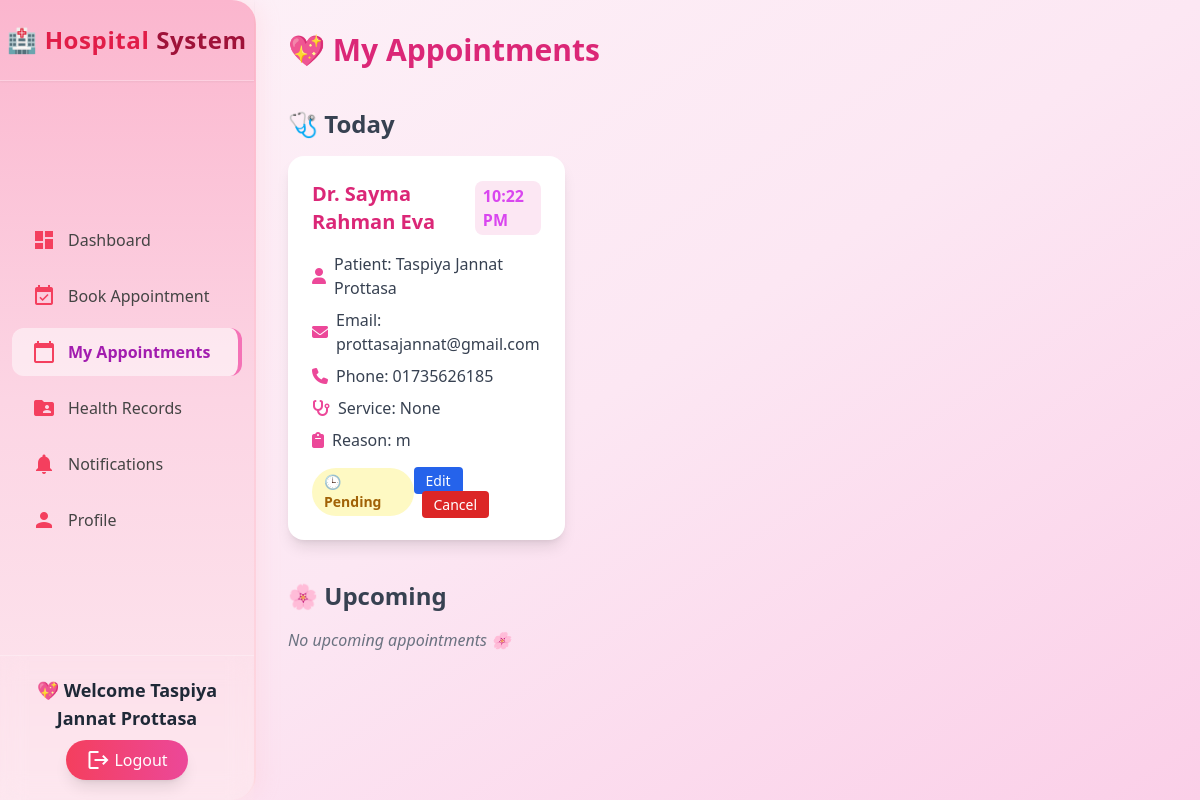
The app's page /patients/appointments/ (signed in), older data.
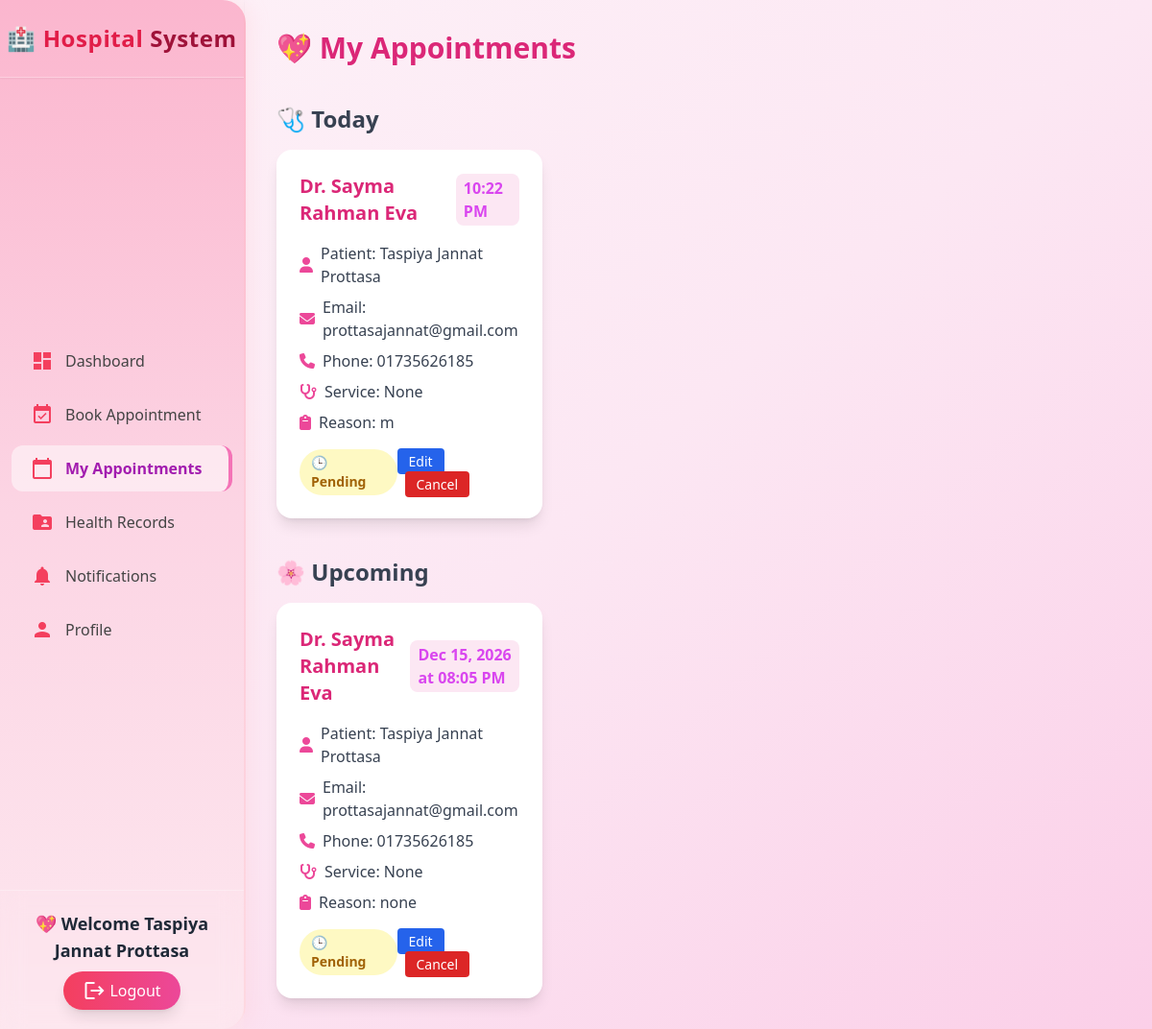
The same page, newer data.
### doctors/models.py (models this page shows, shortened)
class Appointment(models.Model):
    doctor = models.ForeignKey(
        UserProfile,
        on_delete=models.CASCADE,
        related_name="appointments_by_doctor",
        limit_choices_to={'user_type': 'doctor'}
    )
    patient = models.ForeignKey(
        UserProfile,
        on_delete=models.CASCADE,
        related_name="appointments_by_patient",
        limit_choices_to={'user_type': 'patient'}
    )
    date = models.DateField(default=timezone.now)
    time = models.TimeField(default=timezone.now)
    phone = models.CharField(max_length=15)
    email = models.EmailField()
    service = models.CharField(max_length=100, blank=True, null=True)
    reason = models.TextField(blank=True, null=True)
    notes = models.TextField(blank=True, null=True)
    created_at = models.DateTimeField(default=timezone.now)
    status = models.CharField(
        max_length=20,
        choices=[('Pending', 'Pending'), ('Confirmed', 'Confirmed'),
                 ('Completed', 'Completed'), ('Cancelled', 'Cancelled')],
        default='Pending'
    )

### accounts/models.py (models this page shows, shortened)
class UserProfile(models.Model):
    USER_TYPE_CHOICES = (('patient', 'Patient'), ('doctor', 'Doctor'))
    username = models.CharField(max_length=150, unique=True)
    current_role = models.CharField(max_length=20, choices=[("doctor","Doctor"),("patient","Patient")], default="patient")
    email = models.EmailField(unique=True)
    name = models.CharField(max_length=255)
    password = models.CharField(max_length=256)
    user_type = models.CharField(max_length=10, choices=USER_TYPE_CHOICES)
    phone = models.CharField(max_length=15, blank=True, null=True)
    age = models.IntegerField(blank=True, null=True)
    address = models.TextField(blank=True, null=True)
    specialization = models.CharField(max_length=100, blank=True, null=True)
    license = models.CharField(max_length=50, blank=True, null=True)
    gender = models.CharField(max_length=10, blank=True, null=True)
    blood_group = models.CharField(max_length=3, blank=True, null=True)
    bio = models.TextField(blank=True, null=True)
    profile_pic = models.ImageField(upload_to="profiles/", blank=True, null=True)
    created_at = models.DateTimeField(auto_now_add=True)
    visit_fee = models.CharField(max_length=50, blank=True, null=True)
    objects = UserManager()

### patients/views.py (the view)
    def wrapper(request, *args, **kwargs):
        user = get_session_user(request)
        if not user:
            messages.warning(request, "Please login first.")
            return redirect("LogInSignUppage")
        return func(request, *args, **kwargs)

### doctors/context_processors.py (called while the page is built)
def doctor_context(request):
    user_id = request.session.get("user_id")
    if not user_id:
        return {}
    try:
        doctor = UserProfile.objects.get(id=user_id, user_type="doctor")
        return {"doctor": doctor}
    except UserProfile.DoesNotExist:
        return {}

### patients/context_processors.py (called while the page is built)
def patient_context(request):
    user_id = request.session.get("user_id")
    if not user_id:
        return {}
    try:
        patient = UserProfile.objects.get(id=user_id, user_type="patient")
        return {"patient": patient}
    except UserProfile.DoesNotExist:
        return {}

### patients/views.py (called while the page is built)
def get_session_user(request):
    user_id = request.session.get("user_id")
    if not user_id:
        return None
    try:
        user = UserProfile.objects.get(id=user_id)
        mode = request.session.get("mode")
        if mode == "patient":
            user.user_type = "patient"
        return user
    except UserProfile.DoesNotExist:
        return None

### patients/templates/my_appointments.html (shortened to what the changed rows need)
{% load static %}
<!DOCTYPE html>
<html lang="en">
<head>
<script src="https://cdn.tailwindcss.com"></script>
<link
  rel="stylesheet"
  href="https://cdnjs.cloudflare.com/ajax/libs/font-awesome/6.4.2/css/all.min.css"
/>
</head>
<body class="bg-gradient-to-br from-pink-50 via-pink-100 to-pink-200 min-h-screen font-sans">
  {% include 'patient_sidebar.html' %}
  <main class="lg:ml-64 px-6 sm:p-8 transition-all duration-300">
    <div class="content-container space-y-10">
      <h1 class="text-3xl font-bold text-pink-600 mb-4">💖 My Appointments</h1>
      <section>
        <h2 class="text-2xl font-semibold text-gray-700 mb-4">🩺 Today</h2>
        {% if todays_appointments %}
        <div class="grid grid-cols-1 sm:grid-cols-2 lg:grid-cols-3 gap-6">
          {% for appointment in todays_appointments %}
          <div class="appointment-card rounded-2xl shadow-lg p-6
            {% if appointment.status == 'Cancelled' %}
              bg-rose-100 border border-rose-400
            {% elif appointment.status == 'Confirmed' %}
              bg-green-100 border border-green-400
            {% elif appointment.status == 'Completed' %}
              bg-gray-100 border border-gray-400
            {% else %}
              bg-white
            {% endif %}">
            <div class="flex justify-between items-center mb-4">
              <h2 class="text-xl font-bold text-pink-600">Dr. {{ appointment.doctor.name }}</h2>
              <span class="appt-time">{{ appointment.time|time:"h:i A" }}</span>
            </div>
            <p class="flex items-center text-gray-700 mb-2">
              <i class="fas fa-user text-pink-500 mr-2"></i>Patient: {{ appointment.patient.name }}
            </p>
            <p class="flex items-center text-gray-700 mb-2">
              <i class="fas fa-envelope text-pink-500 mr-2"></i>Email: {{ appointment.email }}
            </p>
            <p class="flex items-center text-gray-700 mb-2">
              <i class="fas fa-phone text-pink-500 mr-2"></i>Phone: {{ appointment.phone }}
            </p>
            <p class="flex items-center text-gray-700 mb-2">
              <i class="fas fa-stethoscope text-pink-500 mr-2"></i>Service: {{ appointment.service }}
            </p>
            {% if appointment.reason %}
            <p class="flex items-start text-gray-700">
              <i class="fas fa-clipboard text-pink-500 mr-2 mt-1"></i>Reason: {{ appointment.reason }}
            </p>
            {% endif %}
            <div class="mt-4 flex justify-between items-center">
              {% if appointment.status == 'Confirmed' %}
                <span class="bg-green-100 text-green-700 px-3 py-1 rounded-full text-sm font-semibold">✅ Confirmed</span>
              {% elif appointment.status == 'Cancelled' %}
                <span class="bg-rose-100 text-rose-700 px-3 py-1 rounded-full text-sm font-semibold">❌ Cancelled</span>
              {% elif appointment.status == 'Completed' %}
                <span class="bg-gray-100 text-gray-600 px-3 py-1 rounded-full text-sm font-semibold">✔ Completed</span>
              {% else %}
                <span class="bg-yellow-100 text-yellow-700 px-3 py-1 rounded-full text-sm font-semibold">🕒 Pending</span>
              {% endif %}
              <div class="space-x-2">
                {% if appointment.status != 'Completed' and appointment.status != 'Cancelled' %}
                  <a href="{% url 'edit_appointment' appointment.id %}" class="px-3 py-1 bg-blue-600 text-white rounded hover:bg-blue-700 text-sm">Edit</a>
                  <a href="{% url 'cancel_appointment' appointment.id %}" onclick="return confirm('Are you sure you want to cancel this appointment?');" class="px-3 py-1 bg-red-600 text-white rounded hover:bg-red-700 text-sm">Cancel</a>
                {% endif %}
              </div>
            </div>
          </div>
          {% endfor %}
        </div>
        {% else %}
        <p class="text-gray-500 italic">No appointments today 💨</p>
        {% endif %}
      </section>
      <section>
        <h2 class="text-2xl font-semibold text-gray-700 mb-4">🌸 Upcoming</h2>
        {% if upcoming_appointments %}
        <div class="grid grid-cols-1 sm:grid-cols-2 lg:grid-cols-3 gap-6">
          {% for appointment in upcoming_appointments %}
          <div class="appointment-card rounded-2xl shadow-lg p-6
            {% if appointment.status == 'Cancelled' %}
              bg-rose-100 border border-rose-400
            {% elif appointment.status == 'Confirmed' %}
              bg-green-100 border border-green-400
            {% elif appointment.status == 'Completed' %}
              bg-gray-100 border border-gray-400
            {% else %}
              bg-white
            {% endif %}">
            <div class="flex justify-between items-center mb-4">
              <h2 class="text-xl font-bold text-pink-600">Dr. {{ appointment.doctor.name }}</h2>
              <span class="appt-time">{{ appointment.date|date:"M d, Y" }} at {{ appointment.time|time:"h:i A" }}</span>
            </div>
            <p class="flex items-center text-gray-700 mb-2">
              <i class="fas fa-user text-pink-500 mr-2"></i>Patient: {{ appointment.patient.name }}
            </p>
            <p class="flex items-center text-gray-700 mb-2">
              <i class="fas fa-envelope text-pink-500 mr-2"></i>Email: {{ appointment.email }}
            </p>
            <p class="flex items-center text-gray-700 mb-2">
              <i class="fas fa-phone text-pink-500 mr-2"></i>Phone: {{ appointment.phone }}
            </p>
            <p class="flex items-center text-gray-700 mb-2">
              <i class="fas fa-stethoscope text-pink-500 mr-2"></i>Service: {{ appointment.service }}
            </p>
            {% if appointment.reason %}
            <p class="flex items-start text-gray-700">
              <i class="fas fa-clipboard text-pink-500 mr-2 mt-1"></i>Reason: {{ appointment.reason }}
            </p>
            {% endif %}
            <div class="mt-4 flex justify-between items-center">
              {% if appointment.status == 'Confirmed' %}
                <span class="bg-green-100 text-green-700 px-3 py-1 rounded-full text-sm font-semibold">✅ Confirmed</span>
              {% elif appointment.status == 'Cancelled' %}
                <span class="bg-rose-100 text-rose-700 px-3 py-1 rounded-full text-sm font-semibold">❌ Cancelled</span>
              {% elif appointment.status == 'Completed' %}
                <span class="bg-gray-100 text-gray-600 px-3 py-1 rounded-full text-sm font-semibold">✔ Completed</span>
              {% else %}
                <span class="bg-yellow-100 text-yellow-700 px-3 py-1 rounded-full text-sm font-semibold">🕒 Pending</span>
              {% endif %}
              <div class="space-x-2">
                {% if appointment.status != 'Completed' and appointment.status != 'Cancelled' %}
                  <a href="{% url 'edit_appointment' appointment.id %}" class="px-3 py-1 bg-blue-600 text-white rounded hover:bg-blue-700 text-sm">Edit</a>
                  <a href="{% url 'cancel_appointment' appointment.id %}" onclick="return confirm('Are you sure you want to cancel this appointment?');" class="px-3 py-1 bg-red-600 text-white rounded hover:bg-red-700 text-sm">Cancel</a>
                {% endif %}
              </div>
            </div>
          </div>
          {% endfor %}
        </div>
        {% else %}
        <p class="text-gray-500 italic">No upcoming appointments 🌸</p>
        {% endif %}
      </section>
    </div>
  </main>
</body>
</html>

Row changes from the older to the newer data that the page shows:
added Appointment: doctor.name "Sayma Rahman Eva", date "Dec 15, 2026", time "08:05 PM", patient.name "Taspiya Jannat Prottasa", email "prottasajannat@gmail.com", phone "01735626185", service "None", reason "none", status "🕒 Pending", shown under "🌸 Upcoming"
Text that changed along with them:
text no longer shown: "No upcoming appointments 🌸"
